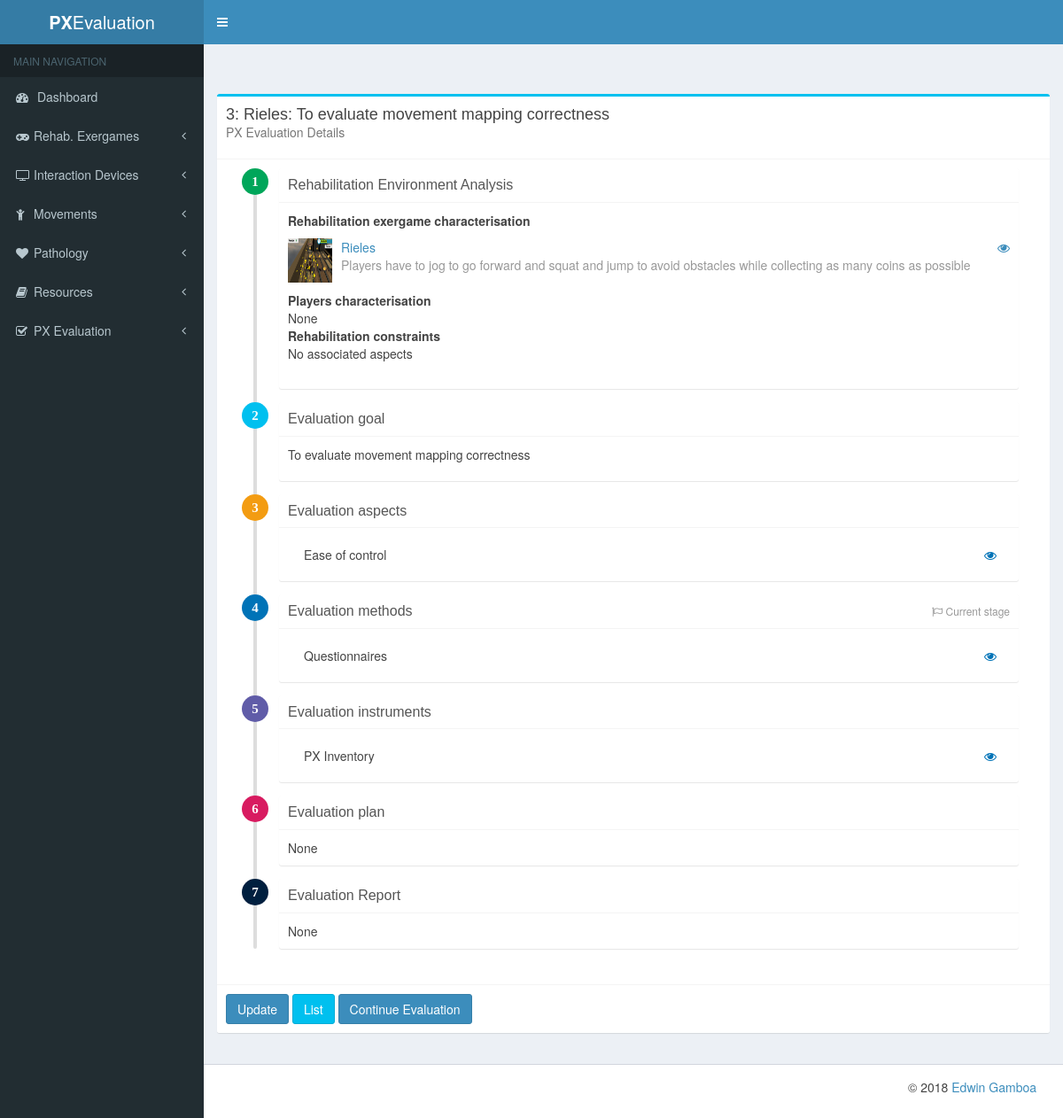
Page /px_evaluation/px_evaluations/3 on the earlier database version.
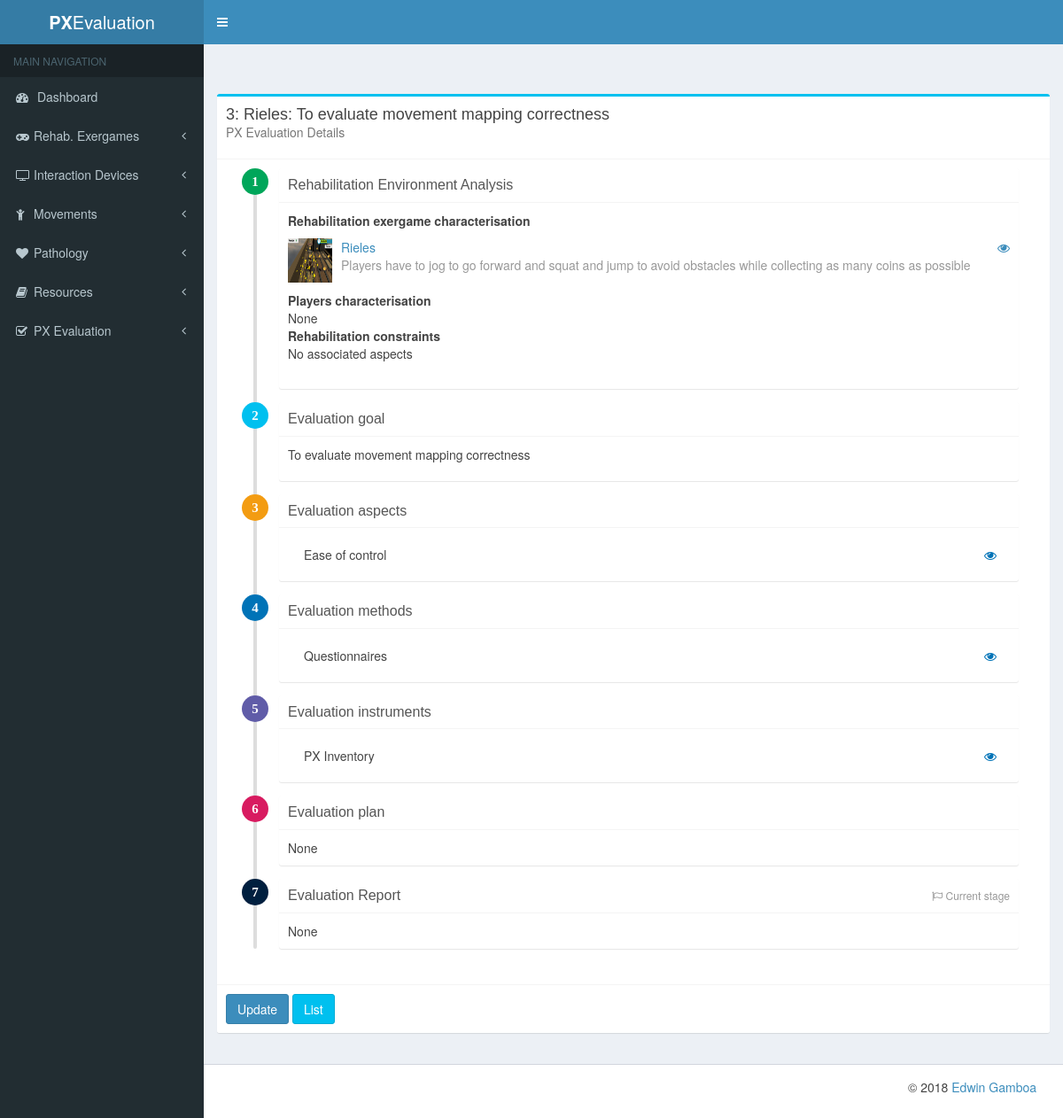
Same page on the later database version.
### px_evaluation/views.py (the view)
# urls.py: url(r'^px_evaluations/(?P<pk>\d+)$', PXEvaluationDetail.as_view(), name='detail'),
class PXEvaluationDetail(DetailView):
    model = PXEvaluation

### px_evaluation/models.py (called while the page is built)
    def __str__(self):
        return self.name

    def __str__(self):
        return self.name

    def __str__(self):
        return self.name

    def __str__(self):
        return str(self.rehab_exergame_characterisation) + ':\n' + self.evaluation_goal

### rehab_exergames/models.py (called while the page is built)
    @property
    def image_url(self):
        if self.image:
            return self.image.url
        else:
            return ""

    def __str__(self):
        return self.name

### templates/px_evaluation/pxevaluation_detail.html (shortened to what the changed rows need)
{% extends "detail_base.html" %}
{% load staticfiles %}
{% block card_content %}
<ul class="timeline">
    <li>
        <div class="timeline-item">
            {% if object.current_stage == 'methods_sel' %}
                <span class="time"><i class="fa fa-flag-o"></i> Current stage</span>
            {% endif %}
            <h3 class="timeline-header">Evaluation methods</h3>
            <div class="timeline-body">
                <ul class="nav nav-pills nav-stacked">
                </ul>
            </div>
        </div>
    </li>
    <li>
        <div class="timeline-item">
            {% if object.current_stage == 'report' %}
                <span class="time"><i class="fa fa-flag-o"></i> Current stage</span>
            {% endif %}
            <h3 class="timeline-header">Evaluation Report</h3>
            <div class="timeline-body">
                <ul class="nav nav-pills nav-stacked">
                </ul>
            </div>
        </div>
    </li>
</ul>
{% endblock %}
{% block update_url %} {% url 'px_evaluation:update' object.id %} {% endblock %}
{% block list_url %} {% url 'px_evaluation:list' %} {% endblock %}
{% block additional_footer_buttons %}
    {% if object.current_stage != 'report' %}
        <a href="{% url 'px_evaluation:continue' object.id %}" class="btn btn-primary">Continue Evaluation</a>
    {% endif %}
{% endblock %}

Differences in the rows shown:
changed PXEvaluation "Rieles: To evaluate movement mapping correctness": current_stage "methods_sel" → "report" (drawn)
Other differences:
text no longer shown: "Continue Evaluation"
